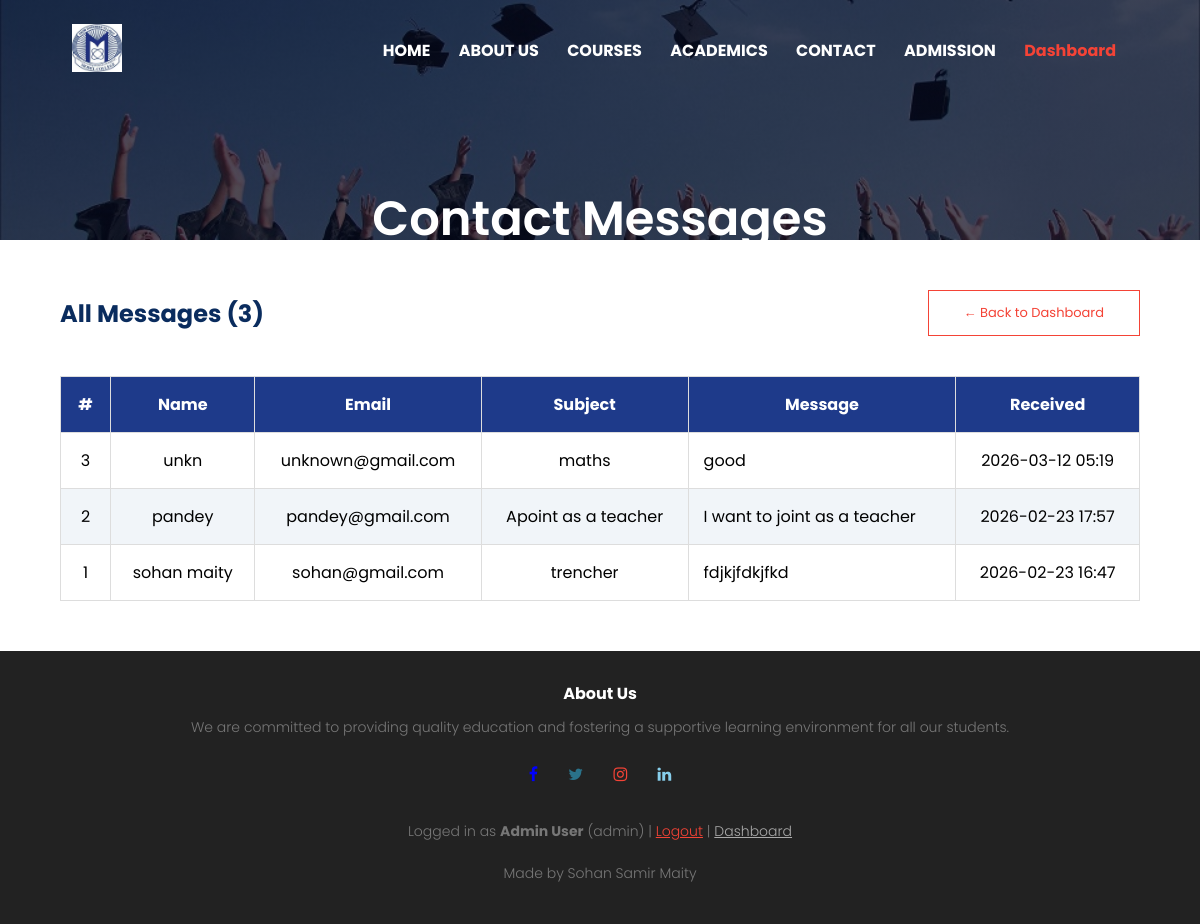
Screenshot of /admin/messages (signed in) with the database file from the repository.
### tables this page shows
CREATE TABLE contact_messages (
            id          INTEGER PRIMARY KEY AUTOINCREMENT,
            name        TEXT NOT NULL,
            email       TEXT NOT NULL,
            subject     TEXT NOT NULL,
            message     TEXT NOT NULL,
            received_at DATETIME DEFAULT CURRENT_TIMESTAMP
        );

### app.py (the view)
@app.route("/admin/messages")
@login_required(role="admin")
def admin_messages():
    conn = get_db()
    messages = conn.execute(
        "SELECT * FROM contact_messages ORDER BY received_at DESC"
    ).fetchall()
    conn.close()
    return render_template("admin_messages.html", messages=messages)

### app.py (called while the page is built)
def get_db():
    conn = sqlite3.connect(DB_PATH)
    conn.row_factory = sqlite3.Row
    return conn

def login_required(role=None):
    from functools import wraps
    def decorator(f):
        @wraps(f)
        def wrapper(*args, **kwargs):
            if "user_id" not in session:
                flash("Please log in first.", "error")
                return redirect(url_for("login"))
            if role and session.get("role") != role:
                flash("Access denied.", "error")
                return redirect(url_for("index"))
            return f(*args, **kwargs)
        return wrapper
    return decorator

### templates/admin_messages.html (shortened to what this page needs)
{% extends "base.html" %}
{% block content %}
<section class="sub-header" style="height:30vh;">
    {% include '_nav.html' %}
    <h1>Contact Messages</h1>
</section>
<section style="width:90%; margin:50px auto;">
    <div style="display:flex; justify-content:space-between; align-items:center; margin-bottom:25px;">
        <h2 style="color:#0a2c5e;">All Messages ({{ messages|length }})</h2>
        <a href="{{ url_for('dashboard') }}" class="hero-btn red-btn">← Back to Dashboard</a>
    </div>
    {% if messages %}
    <div class="table-wrapper">
    <table class="syllabus-table">
        <thead>
            <tr><th>#</th><th>Name</th><th>Email</th><th>Subject</th><th>Message</th><th>Received</th></tr>
        </thead>
        <tbody>
        {% for msg in messages %}
        <tr>
            <td>{{ msg['id'] }}</td>
            <td>{{ msg['name'] }}</td>
            <td>{{ msg['email'] }}</td>
            <td>{{ msg['subject'] }}</td>
            <td style="max-width:300px; text-align:left;">{{ msg['message'][:100] }}{% if msg['message']|length > 100 %}…{% endif %}</td>
            <td>{{ msg['received_at'][:16] }}</td>
        </tr>
        {% endfor %}
        </tbody>
    </table>
    </div>
    {% else %}
    <p>No messages received yet.</p>
    {% endif %}
</section>
{% endblock %}

### templates/base.html (shortened to what this page needs)
<!DOCTYPE html>
<html lang="en">
<head>
    <link rel="stylesheet" href="https://stackpath.bootstrapcdn.com/font-awesome/4.7.0/css/font-awesome.min.css">
    <link rel="stylesheet" href="{{ url_for('static', filename='css/style.css') }}">
</head>
<body>
{% block content %}{% endblock %}
<section class="footer">
    <h4>About Us</h4>
    <p>We are committed to providing quality education and fostering a supportive learning environment for all our students.</p>
    <div class="icons">
        <i class="fa fa-facebook" style="color:blue;"></i>
        <i class="fa fa-twitter" style="color:rgb(42, 114, 138);"></i>
        <i class="fa fa-instagram" style="color: #f44336;"></i>
        <i class="fa fa-linkedin" style="color:skyblue;"></i>
    </div>
    {% if session.user_id %}
    <p style="margin-top:10px;">
        Logged in as <strong>{{ session.name }}</strong> ({{ session.role }})
        | <a href="{{ url_for('logout') }}" style="color:#f44336;">Logout</a>
        | <a href="{{ url_for('dashboard') }}" style="color:#aaa;">Dashboard</a>
    </p>
    {% else %}
    <p style="margin-top:10px;"><a href="{{ url_for('login') }}" style="color:#f44336;">Login</a></p>
    {% endif %}
    <p>Made by Sohan Samir Maity</p>
</section>
</body>
</html>

### templates/_nav.html (shortened to what this page needs)
<nav>
    <a href="{{ url_for('index') }}"><img src="{{ url_for('static', filename='images/logo.png') }}" alt="College Logo"></a>
    <div class="nav-links" id="navLinks">
        <ul>
            <li><a href="{{ url_for('index') }}">HOME</a></li>
            <li><a href="{{ url_for('about') }}">ABOUT US</a></li>
            <li><a href="{{ url_for('courses') }}">COURSES</a></li>
            <li><a href="{{ url_for('academics') }}">ACADEMICS</a></li>
            <li><a href="{{ url_for('contact') }}">CONTACT</a></li>
            <li><a href="{{ url_for('admission') }}">ADMISSION</a></li>
            {% if session.user_id %}
            <li><a href="{{ url_for('dashboard') }}" style="color:#f44336;">Dashboard</a></li>
            {% else %}
            <li><a href="{{ url_for('login') }}" style="color:#f44336;">LOGIN</a></li>
            {% endif %}
        </ul>
    </div>
</nav>

### static/css/style.css (style rules this page uses)
* { margin: 0; padding: 0; font-family: "Poppins", sans-serif; }
nav { display: flex; padding: 2% 6%; justify-content: space-between; align-items: center; }
nav img { width: 50px; }
.nav-links { flex: 1; text-align: right; }
.nav-links ul li { list-style: none; display: inline-block; padding: 8px 12px; position: relative; }
.nav-links ul li a { color: #fff; text-decoration: none; font-size: 16px; font-weight: bold; }
.nav-links ul li::after { content: ''; width: 0%; height: 2px; background: #f44336; display: block; margin: auto; transition: 0.5s; }
.hero-btn { display: inline-block; background: transparent; color: #fff; padding: 12px 35px; font-size: 13px; border: 1px solid #fff; text-decoration: none; position: relative; cursor: pointer; }
h1 { font-size: 36px; font-weight: 600; }
p { color: #777; font-size: 14px; font-weight: 300; line-height: 22px; padding: 10px; }
.footer { background: #222; width: 100%; color: #fff; text-align: center; padding: 30px 0px; position: relative; }
.icons .fa { margin: 0 13px; cursor: pointer; padding: 18px 0; }
.sub-header { height: 50vh; width: 100%; background-image: linear-gradient(rgba(4,9,30,0.7),rgba(4,9,30,0.7)), url(/static/images/about-us.jpg); background-size: cover; background-position: center; position: relative; text-align: center; color:#fff; }
.sub-header h1 { margin-top: 80px; font-size: 48px; }
.red-btn { background: transparent; border: 1px solid #f44336; color: #f44336; }
.syllabus-table { width: 100%; border-collapse: collapse; }
.syllabus-table th, .syllabus-table td { padding: 15px; text-align: center; }
.syllabus-table th { background: #1e3a8a; color: #fff; }
.syllabus-table tr:nth-child(even) { background: #f1f5f9; }
.table-wrapper { overflow-x: auto; }
table { padding-top: 30px; padding-bottom: 30px; width: 100%; border-collapse: collapse; margin-top: 15px; }
table th, table td { border: 1px solid #ddd; padding: 12px; text-align: center; }
table th { background: #1976d2; color: #fff; }

### rows the page displays
contact_messages: id "3", name "unkn", email "unknown@gmail.com", subject "maths", message "good", received_at "2026-03-12 05:19"
contact_messages: id "2", name "pandey", email "pandey@gmail.com", subject "Apoint as a teacher", message "I want to joint as a teacher", received_at "2026-02-23 17:57"
contact_messages: id "1", name "sohan maity", email "sohan@gmail.com", subject "trencher", message "fdjkjfdkjfkd", received_at "2026-02-23 16:47"

### other values shown
{{ messages|length }} "3"
{{ session.name }} "Admin User"
{{ session.role }} "admin"
